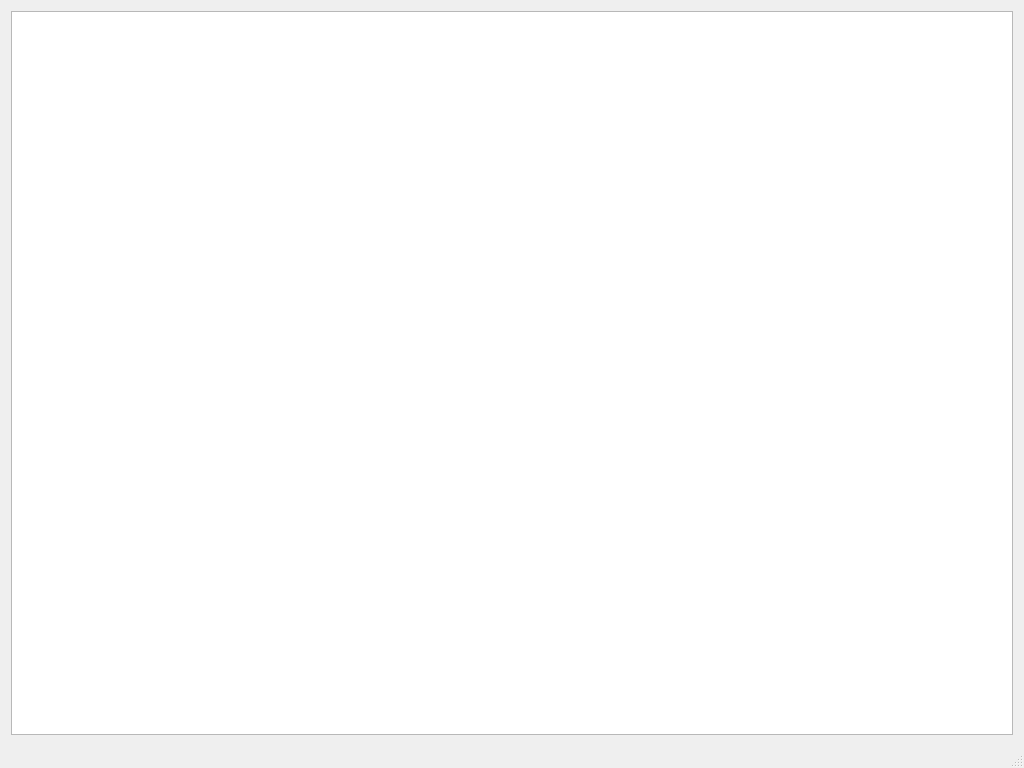
<?xml version="1.0" encoding="UTF-8"?>
<ui version="4.0">
 <class>MainWindow</class>
 <widget class="QMainWindow" name="MainWindow">
  <property name="geometry">
   <rect>
    <x>0</x>
    <y>0</y>
    <width>1024</width>
    <height>768</height>
   </rect>
  </property>
  <property name="windowTitle">
   <string>MainWindow</string>
  </property>
  <widget class="QWidget" name="centralWidget">
   <layout class="QVBoxLayout" name="verticalLayout">
    <item>
     <widget class="QTableView" name="query_table">
      <property name="maximumSize">
       <size>
        <width>65535</width>
        <height>65535</height>
       </size>
      </property>
      <property name="baseSize">
       <size>
        <width>800</width>
        <height>600</height>
       </size>
      </property>
      <property name="locale">
       <locale language="English" country="UnitedKingdom"/>
      </property>
     </widget>
    </item>
   </layout>
  </widget>
  <widget class="QMenuBar" name="menuBar">
   <property name="geometry">
    <rect>
     <x>0</x>
     <y>0</y>
     <width>1024</width>
     <height>25</height>
    </rect>
   </property>
  </widget>
  <widget class="QStatusBar" name="statusBar"/>
  <action name="actionVarvar1">
   <property name="text">
    <string>var1var1</string>
   </property>
  </action>
  <action name="actionVarvar2">
   <property name="text">
    <string>var1var2</string>
   </property>
  </action>
 </widget>
 <layoutdefault spacing="6" margin="11"/>
 <resources/>
 <connections/>
</ui>
